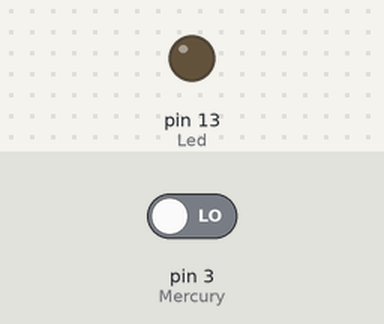
This sketch was run on a simulated Arduino Uno, built with avr-gcc and run on an emulated ATmega328P. Parts: output pins drawn as LEDs (lit = HIGH). Inputs (shaded band) come from the test bench; at power-on: pin 3 (Mercury) LOW.

Above: at 1.2 s.
1.3 s: pin 3 (Mercury) driven HIGH
At 2.5 s:
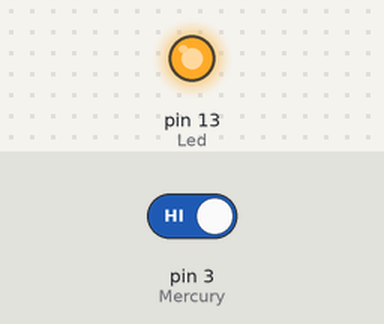
2.8 s: pin 3 (Mercury) driven LOW
At 3.8 s:
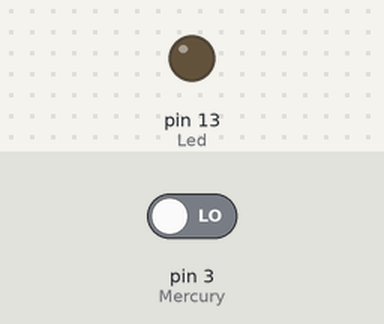
Timing chart, 0 to 5.8 s (numbered marks = the images above; inputs shaded):
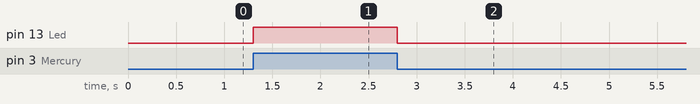

Measured:
- after the input at 1.3 s, pin 13 (Led): LOW → HIGH at once
- after the input at 2.8 s, pin 13 (Led): HIGH → LOW at once

The sketch:

Mercury_tilt_switch.ino
```cpp
int Led = 13; // define LED Interface
int Mercury = 3; // define the mercury tilt switch sensor interface
int val; // define numeric variables val

void setup() {
pinMode(Led, OUTPUT); // define LED as output interface
pinMode(Mercury, INPUT); // define the mercury tilt switch sensor output interface
}

void loop() {
val = digitalRead(Mercury); // read the values assigned to the digital interface 3 val

// When the mercury tilt switch sensor detects a signal, LED flashes
if (val == HIGH) {
digitalWrite(Led, HIGH);
}
else {
digitalWrite(Led, LOW);
}
}
```
